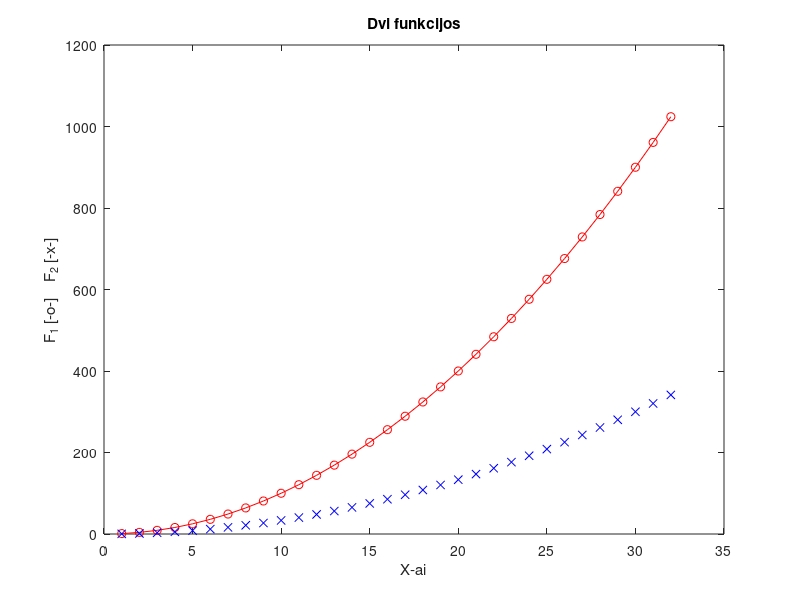

The MATLAB script that drew this image: (Note: this script raises an error after producing the figure.)
x = 1:32;
y = x.^2;

plot(x, y, 'o-r', x, y/3, 'xb')
title('Dvi funkcijos')
xlabel('X-ai')
ylabel('F_1 [-o-]    F_2 [-x-]')

help sin
doc plot
docsearch title
help linspace
help size
help max

N = 4;
v = (N+1):0.5:(N+4);

A = [N N+1 N+2; N+3 N+4 N+5; N+6 N+7 N+8];

a = A(3,2);
b = A(2:3,1:2);
c = A([1 3],[1 3]);

D = [A; v(1:3)];
